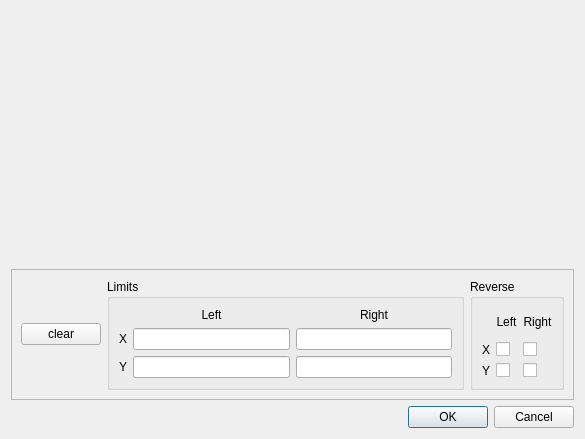
<?xml version="1.0" encoding="UTF-8"?>
<ui version="4.0">
 <class>SimDialog</class>
 <widget class="QDialog" name="SimDialog">
  <property name="geometry">
   <rect>
    <x>0</x>
    <y>0</y>
    <width>585</width>
    <height>439</height>
   </rect>
  </property>
  <property name="windowTitle">
   <string>Dialog</string>
  </property>
  <layout class="QVBoxLayout" name="verticalLayout">
   <item>
    <widget class="FixedARPlot" name="plot" native="true">
     <property name="sizePolicy">
      <sizepolicy hsizetype="MinimumExpanding" vsizetype="MinimumExpanding">
       <horstretch>0</horstretch>
       <verstretch>0</verstretch>
      </sizepolicy>
     </property>
    </widget>
   </item>
   <item>
    <widget class="QFrame" name="frame">
     <property name="frameShape">
      <enum>QFrame::StyledPanel</enum>
     </property>
     <property name="frameShadow">
      <enum>QFrame::Raised</enum>
     </property>
     <layout class="QHBoxLayout" name="horizontalLayout">
      <item>
       <widget class="QPushButton" name="clear_button">
        <property name="text">
         <string>clear</string>
        </property>
       </widget>
      </item>
      <item>
       <widget class="QGroupBox" name="groupBox">
        <property name="title">
         <string>Limits</string>
        </property>
        <layout class="QGridLayout" name="gridLayout">
         <item row="1" column="1">
          <widget class="QLineEdit" name="xLeftLimit_edit"/>
         </item>
         <item row="2" column="1">
          <widget class="QLineEdit" name="yLeftLimit_edit"/>
         </item>
         <item row="2" column="2">
          <widget class="QLineEdit" name="yRightLimit_edit"/>
         </item>
         <item row="1" column="2">
          <widget class="QLineEdit" name="xRightLimit_edit">
           <property name="clearButtonEnabled">
            <bool>false</bool>
           </property>
          </widget>
         </item>
         <item row="2" column="0">
          <widget class="QLabel" name="label_2">
           <property name="text">
            <string>Y</string>
           </property>
          </widget>
         </item>
         <item row="1" column="0">
          <widget class="QLabel" name="label">
           <property name="text">
            <string>X</string>
           </property>
          </widget>
         </item>
         <item row="0" column="1">
          <widget class="QLabel" name="label_3">
           <property name="text">
            <string>Left</string>
           </property>
           <property name="alignment">
            <set>Qt::AlignCenter</set>
           </property>
          </widget>
         </item>
         <item row="0" column="2">
          <widget class="QLabel" name="label_4">
           <property name="text">
            <string>Right</string>
           </property>
           <property name="alignment">
            <set>Qt::AlignCenter</set>
           </property>
          </widget>
         </item>
        </layout>
       </widget>
      </item>
      <item>
       <widget class="QGroupBox" name="groupBox_2">
        <property name="title">
         <string>Reverse</string>
        </property>
        <layout class="QGridLayout" name="gridLayout_2">
         <item row="2" column="0">
          <widget class="QLabel" name="label_5">
           <property name="text">
            <string>Y</string>
           </property>
          </widget>
         </item>
         <item row="1" column="1">
          <widget class="QCheckBox" name="xLeftReverse_check">
           <property name="text">
            <string/>
           </property>
          </widget>
         </item>
         <item row="2" column="1">
          <widget class="QCheckBox" name="yLeftReverse_check">
           <property name="text">
            <string/>
           </property>
          </widget>
         </item>
         <item row="1" column="0">
          <widget class="QLabel" name="label_6">
           <property name="text">
            <string>X</string>
           </property>
          </widget>
         </item>
         <item row="0" column="1">
          <widget class="QLabel" name="label_7">
           <property name="text">
            <string>Left</string>
           </property>
           <property name="alignment">
            <set>Qt::AlignCenter</set>
           </property>
          </widget>
         </item>
         <item row="1" column="2">
          <widget class="QCheckBox" name="xRightReverse_check">
           <property name="text">
            <string/>
           </property>
          </widget>
         </item>
         <item row="0" column="2">
          <widget class="QLabel" name="label_8">
           <property name="text">
            <string>Right</string>
           </property>
           <property name="alignment">
            <set>Qt::AlignCenter</set>
           </property>
          </widget>
         </item>
         <item row="2" column="2">
          <widget class="QCheckBox" name="yRightReverse_check">
           <property name="text">
            <string/>
           </property>
          </widget>
         </item>
        </layout>
       </widget>
      </item>
     </layout>
    </widget>
   </item>
   <item>
    <widget class="QDialogButtonBox" name="buttonBox">
     <property name="orientation">
      <enum>Qt::Horizontal</enum>
     </property>
     <property name="standardButtons">
      <set>QDialogButtonBox::Cancel|QDialogButtonBox::Ok</set>
     </property>
    </widget>
   </item>
  </layout>
 </widget>
 <customwidgets>
  <customwidget>
   <class>FixedARPlot</class>
   <extends>QWidget</extends>
   <header>fixedarplot.h</header>
   <container>1</container>
  </customwidget>
 </customwidgets>
 <resources/>
 <connections>
  <connection>
   <sender>buttonBox</sender>
   <signal>accepted()</signal>
   <receiver>SimDialog</receiver>
   <slot>accept()</slot>
   <hints>
    <hint type="sourcelabel">
     <x>254</x>
     <y>434</y>
    </hint>
    <hint type="destinationlabel">
     <x>157</x>
     <y>274</y>
    </hint>
   </hints>
  </connection>
  <connection>
   <sender>buttonBox</sender>
   <signal>rejected()</signal>
   <receiver>SimDialog</receiver>
   <slot>reject()</slot>
   <hints>
    <hint type="sourcelabel">
     <x>322</x>
     <y>434</y>
    </hint>
    <hint type="destinationlabel">
     <x>286</x>
     <y>274</y>
    </hint>
   </hints>
  </connection>
 </connections>
</ui>
